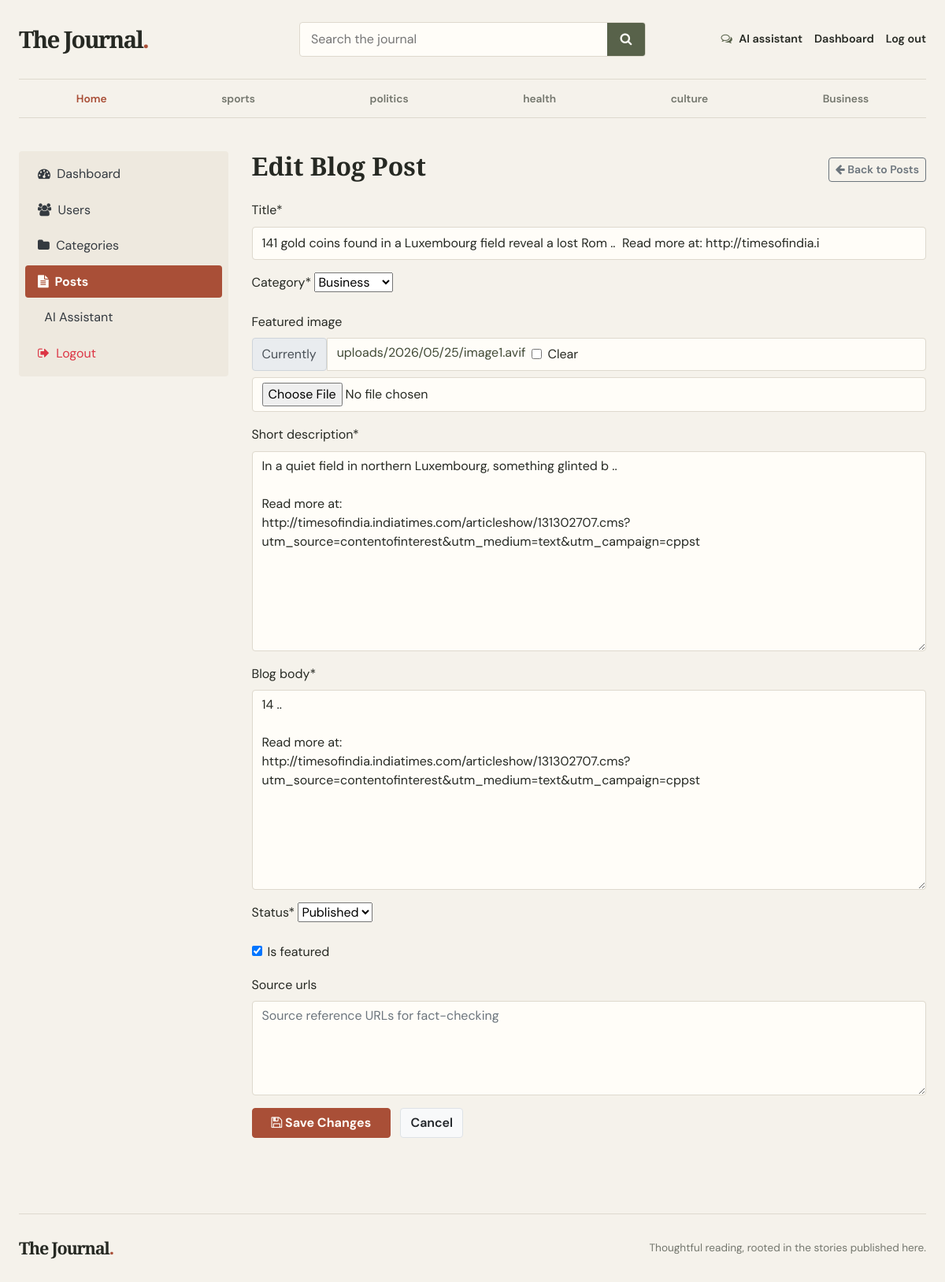
The app's page /dashboards/posts/edit/2/ (signed in) with its own data.
### blog/models.py (models this page shows, shortened)
class category(models.Model):
    category_name = models.CharField(max_length=50 , unique=True)
    created_at = models.DateTimeField(auto_now_add=True)
    updated_at = models.DateTimeField(auto_now=True)
    class Meta:
        verbose_name_plural = "calegories"
    def __str__(self):
        return self.category_name

class Blog(models.Model):
    title = models.CharField(max_length=255)
    slug = models.SlugField(max_length=255, unique=True, blank=True)
    category = models.ForeignKey(category, on_delete=models.CASCADE)
    author = models.ForeignKey(User, on_delete=models.CASCADE)
    featured_image = models.ImageField(upload_to='uploads/%Y/%m/%d', blank=True, null=True)
    short_description = models.TextField(max_length=1000)
    blog_body = models.TextField()
    status = models.CharField(max_length=20, choices=STATUS_CHOICES, default="Draft")
    is_featured = models.BooleanField(default=False)
    ai_summary = models.TextField(blank=True, default="")
    is_ai_generated = models.BooleanField(default=False)
    source_urls = models.TextField(blank=True, default="")
    generation_date = models.DateField(null=True, blank=True)
    created_at = models.DateTimeField(auto_now_add=True)
    updated_at = models.DateTimeField(auto_now=True)

### dashboards/views.py (the view, shortened to what this page needs)
# urls.py: path('posts/edit/<int:pk>/',views.edit_post,name='edit_post'),
@login_required(login_url='login')
def edit_post(request, pk):
    post = get_object_or_404(Blog, pk=pk)
    old_body = post.blog_body
    form = BlogPostForm(instance=post)
    context = {
        'form': form,
        'post': post
    }
    return render(request, 'dashboards/edit_post.html', context)

### dashboards/forms.py
class BlogPostForm(forms.ModelForm):
    class Meta:
        model = Blog
        fields = ('title', 'category', 'featured_image', 'short_description', 'blog_body', 'status', 'is_featured', 'source_urls')
        widgets = {
            'source_urls': forms.Textarea(attrs={'rows': 2, 'placeholder': 'Source reference URLs for fact-checking'}),
        }

### blog/context_processors.py (called while the page is built)
def get_categories(request):
    categories = category.objects.all()
    return dict(categories=categories)

### templates/dashboards/edit_post.html (shortened to what this page needs)
{% extends 'base.html' %}
{% block content %}
{% load crispy_forms_tags %}
<div class="row">
    {% include 'dashboards/sidebar.html' %}
    <div class="col-md-9">
        <div class="d-flex justify-content-between align-items-center mb-3">
            <h2>Edit Blog Post</h2>
            <a href="{% url 'posts' %}" class="btn btn-outline-secondary btn-sm">
                <i class="fa fa-arrow-left"></i> Back to Posts
            </a>
        </div>
        <form action="{% url 'edit_post' post.id %}" method="POST" enctype="multipart/form-data">
            {{ form | crispy }}
            <button type="submit" class="btn btn-warning px-4 font-weight-bold">
                <i class="fa fa-save"></i> Save Changes
            </button>
            <a href="{% url 'posts' %}" class="btn btn-light border ml-2">Cancel</a>
        </form>
        <br>
    </div>
</div>
{% endblock %}

### templates/base.html (shortened to what this page needs)
{% load static %}
<!DOCTYPE html>
<html lang="en">
<head>
    <link href="https://getbootstrap.com/docs/4.0/dist/css/bootstrap.min.css" rel="stylesheet">
    <link href="{% static 'css/blog.css' %}" rel="stylesheet">
    <link rel="stylesheet" href="https://cdnjs.cloudflare.com/ajax/libs/font-awesome/4.7.0/css/font-awesome.min.css">
</head>
<body>
    <div class="site-shell">
      <header class="site-header">
        <div class="header-main">
          <a class="blog-header-logo" href="{% url 'home' %}" aria-label="The Journal home">The Journal<span>.</span></a>
          <form class="site-search" action="{% url 'search' %}" method="GET" role="search">
            <input id="site-search-input" type="search" name="keyword" value="{{ keyword|default:'' }}" placeholder="Search the journal">
            <button type="submit" aria-label="Search"><i class="fa fa-search" aria-hidden="true"></i></button>
          </form>
          <nav class="header-actions" aria-label="Account and tools">
            <a class="header-tool" href="{% url 'ai_chat' %}"><i class="fa fa-comments-o" aria-hidden="true"></i> AI assistant</a>
            {% if not user.is_authenticated %}
            <a class="header-account" href="{% url 'login' %}">Log in</a>
            <a class="button button-small" href="{% url 'register' %}">Create account</a>
            {% else %}
            <a class="header-account" href="{% url 'dashboard' %}">Dashboard</a>
            <a class="header-account" href="{% url 'logout' %}">Log out</a>
            {% endif %}
          </nav>
        </div>
        <div class="category-bar">
          <nav class="category-nav" aria-label="Categories">
            <a href="{% url 'home' %}">Home</a>
            {% for i in categories %}
            <a href="{% url 'post_by_category' i.id %}">{{ i.category_name }}</a>
            {% endfor %}
          </nav>
        </div>
      </header>
      {% block content %}{% endblock %}
      <footer class="site-footer">
        <a class="footer-brand" href="{% url 'home' %}">The Journal<span>.</span></a>
        <p>Thoughtful reading, rooted in the stories published here.</p>
      </footer>
    </div>
</body>
</html>

### blog_main/static/css/blog.css (style rules this page uses)
:root { color-scheme: light; --paper: #f5f2eb; --surface: #fffdf8; --surface-muted: #eee9df; --ink: #262923; --muted: #73766d; --line: #ded9ce; --olive: #58624a; --olive-dark: #414a36; --terracotta: #a94f37; --terracotta-dark: #873c29; --serif: "Playfair Display", Georgia, serif; --sans: "DM Sans", Arial, sans-serif; }
* { box-sizing: border-box; }
body { margin: 0; background: var(--paper); color: var(--ink); font-family: var(--sans); font-size: 16px; line-height: 1.6; }
a { color: var(--olive-dark); transition: color .18s ease, background-color .18s ease, border-color .18s ease; }
h1, h2, h3, h4, h5, h6 { color: var(--ink); font-family: var(--serif); font-weight: 600; line-height: 1.2; }
.site-shell { width: min(1200px, calc(100% - 48px)); margin: 0 auto; }
.site-header { margin-bottom: 42px; border-bottom: 1px solid var(--line); }
.header-main { display: grid; grid-template-columns: minmax(190px, 1fr) minmax(220px, 440px) minmax(260px, 1fr); align-items: center; gap: 28px; min-height: 100px; }
.blog-header-logo, .footer-brand { color: var(--ink); font-family: var(--serif); font-size: 1.85rem; font-weight: 700; letter-spacing: -.06em; white-space: nowrap; }
.blog-header-logo span, .footer-brand span { color: var(--terracotta); }
.site-search { display: flex; overflow: hidden; height: 44px; border: 1px solid var(--line); border-radius: 4px; background: var(--surface); }
.site-search input { width: 100%; min-width: 0; padding: 0 14px; border: 0; outline: 0; background: transparent; color: var(--ink); font: inherit; }
.site-search button { width: 48px; flex: 0 0 48px; border: 0; background: var(--olive); color: var(--surface); }
.header-actions { display: flex; align-items: center; justify-content: flex-end; gap: 15px; }
.header-tool, .header-account { color: var(--ink); font-size: .9rem; font-weight: 600; white-space: nowrap; }
.header-tool i { margin-right: 5px; color: var(--olive); }
.category-bar { border-top: 1px solid var(--line); }
.category-nav { display: flex; min-height: 48px; align-items: center; justify-content: space-between; overflow-x: auto; scrollbar-width: thin; }
.category-nav a { flex: 1 0 auto; padding: 12px 18px; color: var(--muted); font-size: .86rem; font-weight: 600; line-height: 24px; text-align: center; white-space: nowrap; }
.category-nav a:first-child { color: var(--terracotta); }
.form-control { min-height: 42px; border-color: var(--line); border-radius: 4px; background-color: var(--surface); color: var(--ink); }
textarea.form-control { min-height: 120px; }
.btn { border-radius: 4px; font-weight: 600; }
.btn-warning, .btn-primary { border-color: var(--terracotta); background-color: var(--terracotta); color: var(--surface); }
.site-footer { display: flex; align-items: center; justify-content: space-between; gap: 20px; margin-top: 70px; padding: 26px 0; border-top: 1px solid var(--line); }
.footer-brand { font-size: 1.35rem; }
.site-footer p { margin: 0; color: var(--muted); font-size: .85rem; }

### records on screen
category: category_name "sports"
category: category_name "politics"
category: category_name "health"
category: category_name "culture"
category: category_name "Business"
Blog: title "141 gold coins found in a Luxembourg field reveal a lost Rom .. Read more at: http://timesofindia.i", category "Business", short_description "In a quiet field in northern Luxembourg, something glinted b .. Read more at: http://timesofindia.indiatimes.com/articleshow/131302707.cms?utm_source=contentofinterest&utm_medium=text&utm_campaign=cppst", blog_body "14 .. Read more at: http://timesofindia.indiatimes.com/articleshow/131302707.cms?utm_source=contentofinterest&utm_medium=text&utm_campaign=cppst", status "Published", is_featured "☑"
